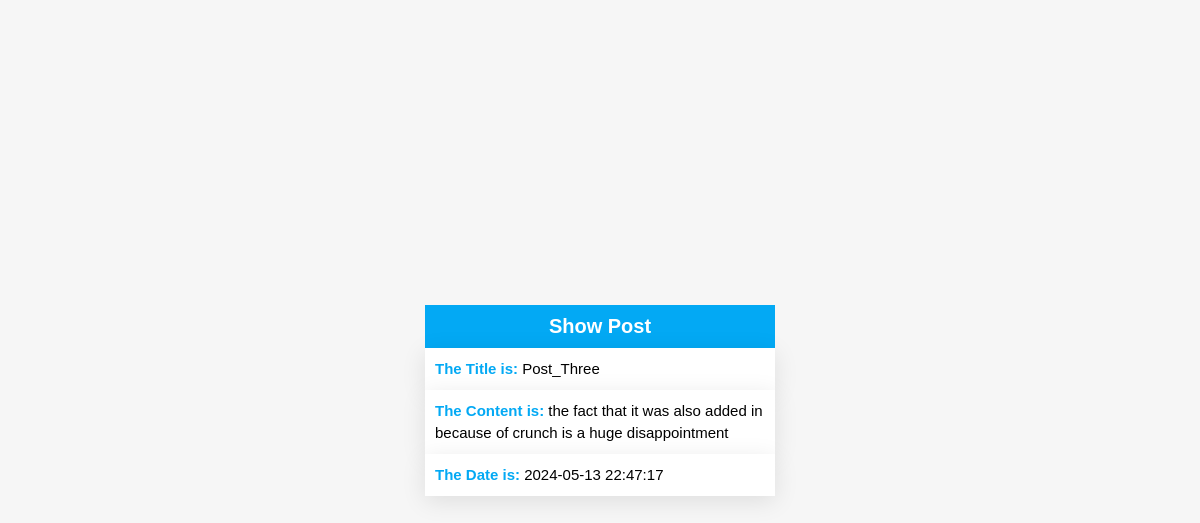
/show.php?id=3, run on an earlier commit of the app's database.
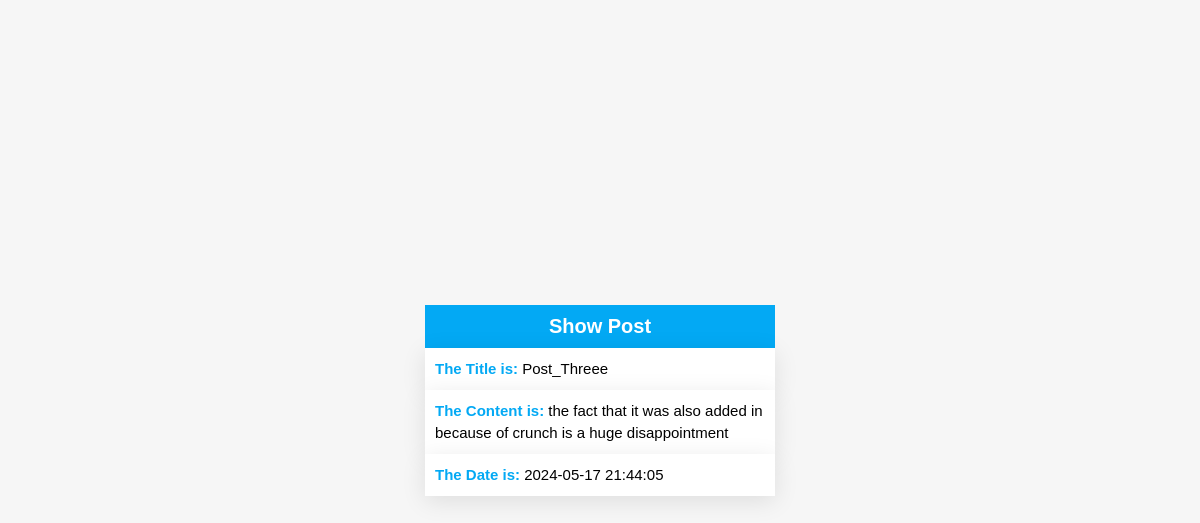
And on a later commit of the database.
### tables this page shows
CREATE TABLE `posts` (
  `id` int(11) NOT NULL,
  `title` varchar(30) DEFAULT NULL,
  `content` text DEFAULT NULL,
  `created_at` timestamp NOT NULL DEFAULT current_timestamp() ON UPDATE current_timestamp()
);

### show.php (the view, shortened to what this page needs)
<!DOCTYPE html>
<html lang="en">
<head>
</head>
<body>
        <?php
        $pdo = new pdo("mysql:host=localhost;dbname=blogdb", "root", "");
        $status=false;
        if(isset($_GET['id'])){
            $id = $_GET['id'];
            $status=true;
            $data = $pdo->query("select * from posts where id='$id'");
            $row = $data->fetch(pdo::FETCH_ASSOC);
        }
    ?>
    <?php
    if($status){
        ?>
        <div class="box">
        <h2>Show Post</h2>
        <ul>
        <li><span><strong>The Title is: </strong><?php echo $row['title'] ?></span></li>
        <li><span><strong>The Content is: </strong><?php echo $row['content']?></h3></span></li>
        <li><span><strong>The Date is: </strong><?php echo $row['created_at']?></h3></span></li>
    </ul>
    </div>
</body>
<?php
    }
else{
    echo "invalid request";
}
?>
</html>

What changed in the data, as far as the page shows it:
changed posts "the fact that it was also added in because of crunch is a huge disappointment": title "Post_Three" → "Post_Threee"; created_at "2024-05-13 22:47:17" → "2024-05-17 21:44:05"
